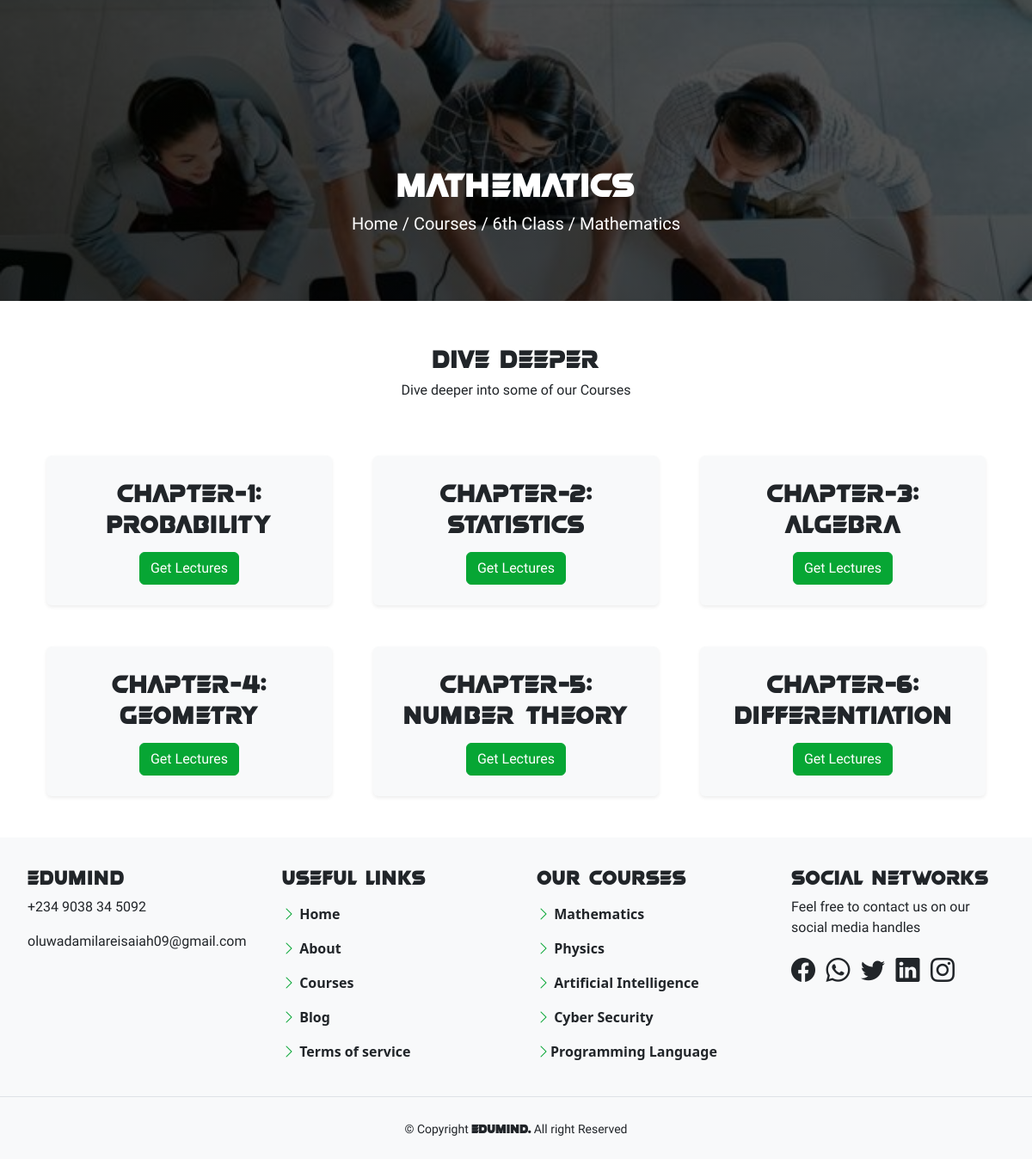
/curriculum/6th-class/maths/, run on the app's committed database.
### curriculum/models.py (models this page shows, shortened)
class Subject(models.Model):
    subject_id = models.CharField(max_length=100, unique=True)
    name = models.CharField(max_length=100)
    slug = models.SlugField(null=True, blank=True)
    standard = models.ForeignKey(Standard, on_delete=models.CASCADE, related_name='subjects')
    image = models. ImageField(upload_to=save_subject_image, blank=True, verbose_name='Subject Image')
    description= models.TextField(max_length=100, blank=True)

class Standard(models.Model):
    name = models.CharField(max_length=100, unique=True)
    slug = models.SlugField(null=True, blank=True)
    description = models. TextField(max_length=500, blank=True)
    def __str__(self):
        return self.name

class Lesson(models.Model):
    lesson_id = models.CharField(max_length=100, unique=True)
    standard = models.ForeignKey(Standard, on_delete=models.CASCADE)
    created_by = models.ForeignKey(User, on_delete=models.CASCADE)
    created_at = models.DateTimeField(auto_now_add=True)
    subject = models.ForeignKey(Subject, on_delete=models.CASCADE, related_name='lessons')
    name = models.CharField(max_length=250)
    position = models.PositiveSmallIntegerField(verbose_name="Chapter no.")
    slug = models.SlugField(null=True, blank=True)
    video = models.FileField(upload_to=save_lesson_files, verbose_name="video", blank=True, null=True)
    ppt = models.FileField(upload_to=save_lesson_files, verbose_name="presentation", blank=True)
    Notes = models.FileField(upload_to=save_lesson_files, verbose_name='Notes', blank=True)
    class Meta():
        ordering = ['position']

### curriculum/views.py (the view)
# urls.py: path('<str:standard>/<slug:slug>/', views.LessonListView.as_view(), name='lesson_list'),
class LessonListView(DetailView):
    context_object_name = 'subjects'
    model = Subject
    template_name = 'curriculum/lesson_list_view.html'

### curriculum/templates/curriculum/lesson_list_view.html
{% extends 'base.html' %}
{% load static %}
{% block main %}
<link rel="stylesheet" href="{% static '/css/list_view.css' %}">
<section id="back">
    <article class="lower-div">
        <h1 class="text-white" style="font-family: var(--head);">{{subjects.name}}</h1>
        <p class="text-white fs-5" style="font-family: 'Kanit', sans-serif;">
            <span><a href="{% url 'index' %}" class="text-decoration-none text-white">Home</a></span> / <span><a href="{% url 'curriculum:standard_list' %}"
                class="text-decoration-none text-white">Courses</a></span> / <span>{{subjects.standard}}</span> / <span>{{subjects.name}}</span>
        </p>
    </article>
</section>
<div class="d-flex my-5 align-items-center  flex-column justify-content-center">
    <h1 style="font-family: var(--head); font-size: var(--sect);">Dive Deeper</h1>
    <p style="font-family: 'Kanit', sans-serif;">Dive deeper into some of our Courses</p>
</div>
<div class="container px-4 text-center">
    <div class="row g-5">
        {% for lesson in subjects.lessons.all %}
        <div class="col-lg-4">
            <div class="p-4 text-dark shadow-sm bg-light rounded-2"
                style="box-shadow: rgba(99, 99, 99, 0.2) 0px 2px 8px 0px;">
                <h4 style="font-family: var(--head); font-size: var(--sect);">Chapter-{{lesson.position}}: {{lesson.name}}</h4>
                <a href="{% url 'curriculum:lesson_detail' slug=lesson.slug subject=subjects.slug standard=lesson.standard.slug %}"
                    style="font-family: 'Kanit', sans-serif;" class="btn mt-2 btn-success">Get Lectures</a>
            </div>
        </div>
        {% endfor %}
    </div>
</div>
{% include 'footer.html' %}
{% endblock %}

### static/css/list_view.css (style rules this page uses)
* { margin: 0px; padding: 0px; }
#back { background-image:linear-gradient(30deg, rgba(0, 0, 0, 0.812), rgba(0, 0, 0, 0.631)), url(../img/student.jpg); height: 350px; background-repeat: no-repeat; background-size: cover; background-position: center; }
.lower-div { height: 480px; display: flex; justify-content: center; align-items: center; width: 90%; margin: auto; flex-direction: column; }
:root { --head: myfont; --back: #07a634; --sect: 30px; --p: fonts; }

### data on the page
Subject: name "Mathematics", standard "6th Class"
Lesson: position "1", name "Probability"
Lesson: position "2", name "Statistics"
Lesson: position "3", name "Algebra"
Lesson: position "4", name "Geometry"
Lesson: position "5", name "Number Theory"
Lesson: position "6", name "Differentiation"
